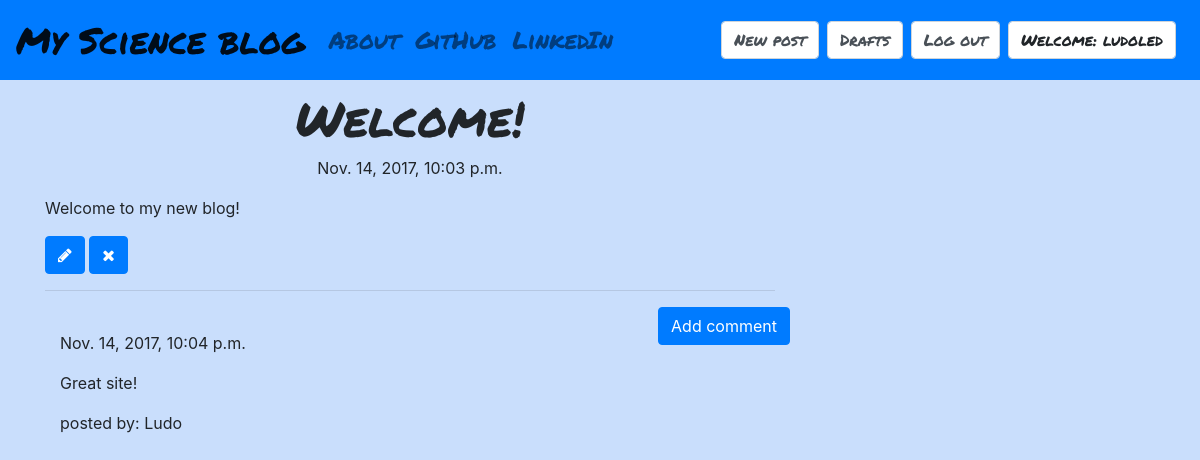
The page /post/5 (signed in) on the database its author committed.
### my_blog/models.py (models this page shows, shortened)
class Post(models.Model):
    author = models.ForeignKey('auth.User')
    title = models.CharField(max_length = 200)
    text = models.TextField()
    created_date = models.DateTimeField(default = timezone.now)
    published_date = models.DateTimeField(blank = True, null = True)

class Comment(models.Model):
    post = models.ForeignKey('my_blog.Post', related_name = 'comments')
    author = models.CharField(max_length = 200)
    text = models.TextField()
    created_date = models.DateTimeField(default = timezone.now)
    approved_comment = models.BooleanField(default = False)

### my_blog/views.py (the view)
# urls.py: url(r'^post/(?P<pk>\d+)$', views.PostDetailView.as_view(), name = 'post_detail'),
class PostDetailView(DetailView):
    model = Post

### my_blog/templates/my_blog/post_detail.html (shortened to what this page needs)
{% extends "my_blog/base.html" %}
{% block content %}
<h1 class="posttitle loader">{{ post.title }}</h1>
{% if post.published_date %}
  <div class="date postdate">
    {{ post.published_date }}
  </div>
{% else %}
  <a class="btn btn-default" href="{% url 'post_publish' pk=post.pk %}">Publish</a>
{% endif %}
<p class="postcontent">{{ post.text|safe|linebreaksbr}}</p>
{% if user.is_authenticated %}
  <a class="btn btn-primary" href="{% url 'post_edit' pk=post.pk %}">
    <span class="fa fa-pencil"></span>
  </a>
  <a class="btn btn-primary" href="{% url 'post_remove' pk=post.pk %}">
    <span class="fa fa-remove"></span>
  </a>
{% endif %}
<hr>
<a class="btn btn-primary btn-comment" href="{% url 'add_comment_to_post' pk=post.pk %}">Add comment</a>
<div class="container">
  {% for comment in post.comments.all %}
  <br>
  {% if user.is_authenticated or comment.approved_comment %}
    {{ comment.created_date }}
      <p>{{ comment.text|safe|linebreaks }}</p>
      <p>posted by: {{ comment.author }}</p>
  {% endif %}
  {% empty %}
  <p>No comments.</p>
  {% endfor %}
</div>
{% endblock %}

### my_blog/templates/my_blog/base.html (shortened to what this page needs)
<!DOCTYPE html>
{% load staticfiles %}
<html>
  <head>
    <link rel="stylesheet" href="https://maxcdn.bootstrapcdn.com/bootstrap/4.0.0-beta.2/css/bootstrap.min.css">
    <link href="https://maxcdn.bootstrapcdn.com/font-awesome/4.7.0/css/font-awesome.min.css" rel="stylesheet">
    <link rel="stylesheet" href="//cdn.jsdelivr.net/npm/medium-editor@latest/dist/css/medium-editor.min.css" type="text/css" media="screen" charset="utf-8">
    <link rel="stylesheet" href="{% static 'css/blog.css' %}">
  </head>
  <body class="loader">
    <nav class="navbar navbar-expand-lg navbar-light techfont bg-primary">
      <a class="navbar-brand bigbrand" href="{% url 'post_list' %}">My Science blog</a>
      <div class="collapse navbar-collapse" id="navbarTogglerDemo02">
        <ul class="navbar-nav mr-auto mt-2 mt-lg-0">
          <li class="nav-item"><a class="nav-link" href="{% url 'about' %}">About</a></li>
          <li class="nav-item"><a class="nav-link" href="https://www.github.com">GitHub</a></li>
          <li class="nav-item"><a class="nav-link" href="https://www.linkedin.com">LinkedIn</a></li>
        </ul>
        <form class="form-inline my-2 my-lg-0">
          {% if user.is_authenticated %}
            <a class="form-control mr-sm-2" href="{% url 'post_new' %}">New post</a>
            <a class="form-control mr-sm-2" href="{% url 'post_draft_list' %}">Drafts</a>
            <a class="form-control mr-sm-2" href="{% url 'logout' %}">Log out</a>
            <a class="form-control mr-sm-2">Welcome: {{user.username}}</a>
            {% else %}
            <a class="form-control mr-sm-2" href="{% url 'login' %}"><span class="fa fa-user"></span></a>
          {% endif %}
        </form>
      </div>
    </nav>
    <div class="content container">
      <div class="row">
        <div class="col-md-8">
          <div class="blog_posts">
            {% block content %}
            {% endblock %}
          </div>
        </div>
      </div>
    </div>
  </body>
</html>

### my_blog/static/css/blog.css (style rules this page uses)
.techfont { font-family: 'Permanent Marker', sans-serif; font-size: 1.5em; margin-bottom: 10px; }
.bigbrand { font-size: 1.5em; }
.postdate { text-align: center; }
.posttitle { font-family: 'Permanent Marker'; font-size: 3em; text-align: center; }
.postcontent { font-family: 'Arvo'; font-size: 1.5em; }
.btn-comment { position: absolute; right: 0px; }
.loader { background-color: #c9defc; filter:hue-rotate(0deg); color:linear-gradient(45deg,#0f8,#08f); animation:hue 10000ms infinite linear; }

### rows shown on the page
Post: title "Welcome!", published_date "Nov. 14, 2017, 10:03 p.m.", text "Welcome to my new blog!"
Comment: created_date "Nov. 14, 2017, 10:04 p.m.", text "Great site!", author "Ludo"

### other values the page prints
{{ user.username }} "ludoled"
